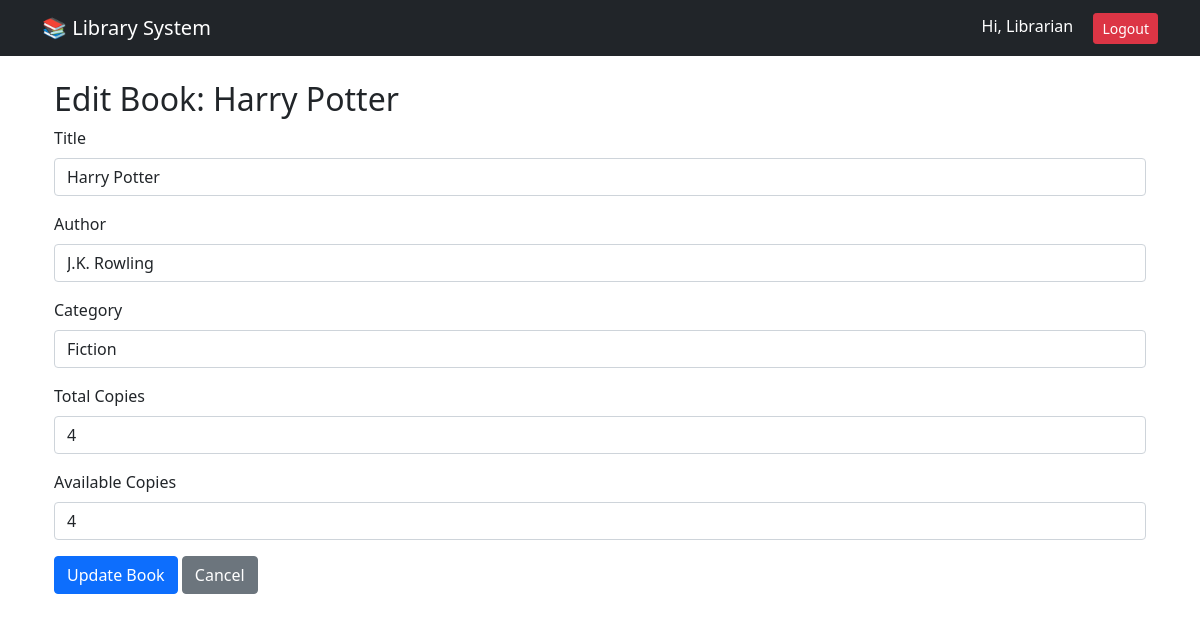
/edit_book/1 (signed in), run on the app's committed database.
### app.py (models this page shows)
class User(UserMixin, db.Model):
    id = db.Column(db.Integer, primary_key=True)
    name = db.Column(db.String(100), nullable=False)
    email = db.Column(db.String(120), unique=True, nullable=False)
    password = db.Column(db.String(200), nullable=False)
    role = db.Column(db.String(20), default='student')

class Book(db.Model):
    id = db.Column(db.Integer, primary_key=True)
    title = db.Column(db.String(200), nullable=False)
    author = db.Column(db.String(100), nullable=False)
    isbn = db.Column(db.String(20), unique=True)
    category = db.Column(db.String(50))
    total_copies = db.Column(db.Integer, default=1)
    available_copies = db.Column(db.Integer, default=1)

### app.py (the view, shortened to what this page needs)
@app.route('/edit_book/<int:book_id>', methods=['GET', 'POST'])
@login_required
def edit_book(book_id):
    if current_user.role != 'admin':
        return "Access Denied!",403
    book = Book.query.get_or_404(book_id)
    return render_template('edit_book.html', book=book)

### app.py (called while the page is built)
@login_manager.user_loader
def load_user(user_id):
    return User.query.get(int(user_id))

### templates/edit_book.html
{% extends "base.html" %}
{% block content %}
<div class="container mt-4">
    <h2>Edit Book: {{ book.title }}</h2>
    <form method="POST">
        <div class="mb-3">
            <label class="form-label">Title</label>
            <input type="text" name="title" class="form-control" value="{{ book.title }}" required>
        </div>
        <div class="mb-3">
            <label class="form-label">Author</label>
            <input type="text" name="author" class="form-control" value="{{ book.author }}" required>
        </div>
        <div class="mb-3">
            <label class="form-label">Category</label>
            <input type="text" name="category" class="form-control" value="{{ book.category }}" required>
        </div>
        <div class="mb-3">
            <label class="form-label">Total Copies</label>
            <input type="number" name="total_copies" class="form-control" value="{{ book.total_copies }}" min="1" required>
        </div>
        <div class="mb-3">
            <label class="form-label">Available Copies</label>
            <input type="number" name="available_copies" class="form-control" value="{{ book.available_copies }}" min="0" required>
        </div>
        <button type="submit" class="btn btn-primary">Update Book</button>
        <a href="{{ url_for('view_books') }}" class="btn btn-secondary">Cancel</a>
    </form>
</div>
{% endblock %}

### templates/base.html (shortened to what this page needs)
<!DOCTYPE html>
<html>
<head>
    <link href="https://cdn.jsdelivr.net/npm/bootstrap@5.1.3/dist/css/bootstrap.min.css" rel="stylesheet">
</head>
<body>
    <nav class="navbar navbar-dark bg-dark">
        <div class="container">
            <a class="navbar-brand" href="/">📚 Library System</a>
            <div>
                {% if current_user.is_authenticated %}
                    <span class="text-white me-3">Hi, {{ current_user.name }}</span>
                    <a class="btn btn-danger btn-sm" href="/logout">Logout</a>
                {% else %}
                    <a class="btn btn-primary btn-sm" href="/login">Login</a>
                {% endif %}
            </div>
        </div>
    </nav>
    <div class="container mt-4">
        {% block content %}{% endblock %}
    </div>
</body>
</html>

### data on the page
User: name "Librarian"
Book: title "Harry Potter", author "J.K. Rowling", category "Fiction", total_copies "4", available_copies "4"
